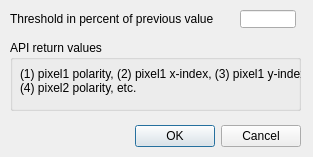
<?xml version="1.0" encoding="UTF-8"?>
<ui version="4.0">
 <class>CQDlgSimpleFilter_pixelChange</class>
 <widget class="QDialog" name="CQDlgSimpleFilter_pixelChange">
  <property name="geometry">
   <rect>
    <x>0</x>
    <y>0</y>
    <width>313</width>
    <height>157</height>
   </rect>
  </property>
  <property name="windowTitle">
   <string>Pixel Change</string>
  </property>
  <property name="locale">
   <locale language="English" country="UnitedStates"/>
  </property>
  <widget class="QDialogButtonBox" name="qqOkCancel">
   <property name="geometry">
    <rect>
     <x>10</x>
     <y>120</y>
     <width>291</width>
     <height>32</height>
    </rect>
   </property>
   <property name="standardButtons">
    <set>QDialogButtonBox::Cancel|QDialogButtonBox::Ok</set>
   </property>
  </widget>
  <widget class="QLabel" name="label">
   <property name="geometry">
    <rect>
     <x>10</x>
     <y>10</y>
     <width>211</width>
     <height>18</height>
    </rect>
   </property>
   <property name="text">
    <string>Threshold in percent of previous value</string>
   </property>
  </widget>
  <widget class="QLineEdit" name="qqX">
   <property name="geometry">
    <rect>
     <x>240</x>
     <y>10</y>
     <width>56</width>
     <height>18</height>
    </rect>
   </property>
  </widget>
  <widget class="QGroupBox" name="groupBox">
   <property name="geometry">
    <rect>
     <x>10</x>
     <y>40</y>
     <width>291</width>
     <height>71</height>
    </rect>
   </property>
   <property name="title">
    <string>API return values</string>
   </property>
   <property name="flat">
    <bool>false</bool>
   </property>
   <widget class="QLabel" name="label_3">
    <property name="geometry">
     <rect>
      <x>10</x>
      <y>10</y>
      <width>281</width>
      <height>61</height>
     </rect>
    </property>
    <property name="text">
     <string>(1) pixel1 polarity, (2) pixel1 x-index, (3) pixel1 y-index,
(4) pixel2 polarity, etc.</string>
    </property>
   </widget>
  </widget>
 </widget>
 <tabstops>
  <tabstop>qqX</tabstop>
  <tabstop>qqOkCancel</tabstop>
 </tabstops>
 <resources/>
 <connections/>
</ui>
